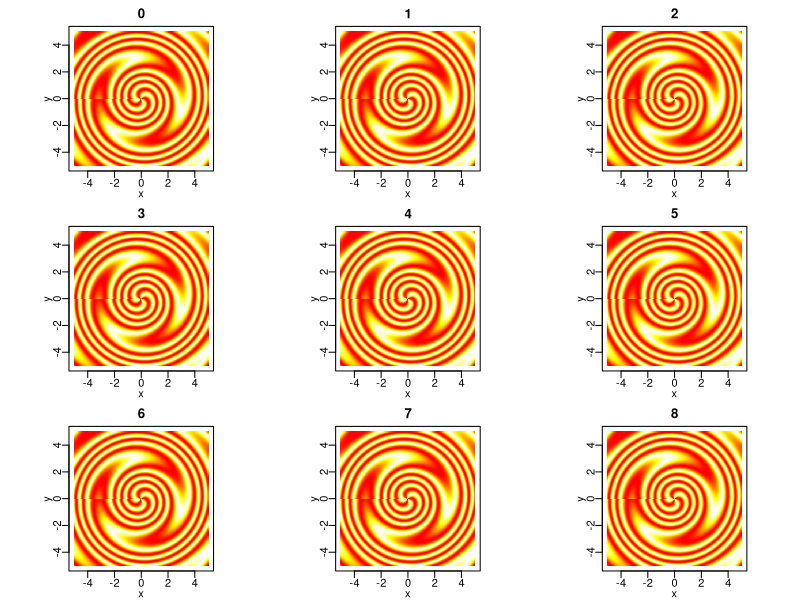
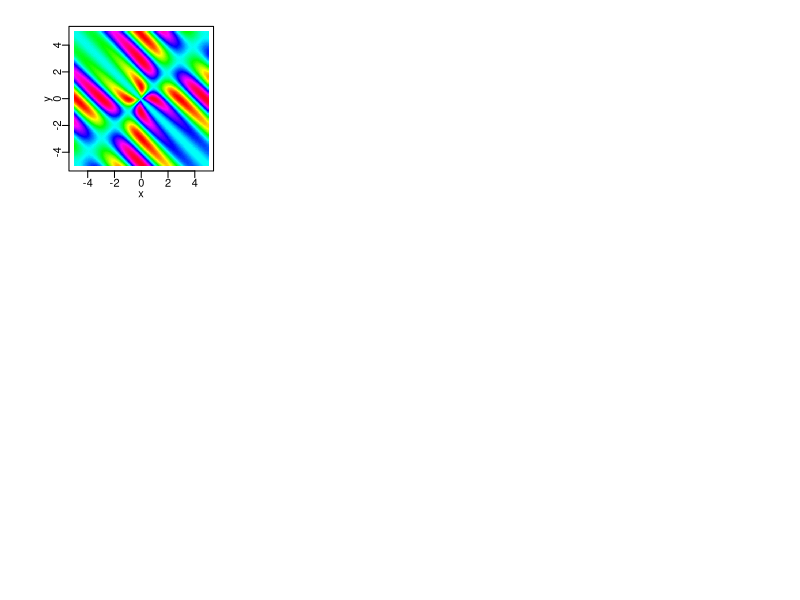

These figures' R source, in order:
par(mfrow=c(3,3))
k=12
for (n in 0:8) {
dz=.02
zbox=as.vector(unlist(outer(X = seq(-5,5,dz), Y = seq(-5,5,dz)*1i, FUN = "+")))
val=sin(k*cos(Mod(zbox))-pi*Arg(zbox))
col=(val-min(val))/(max(val)-min(val))*100+1
par(pty="s", mar=c(2.2,2.2,2,1), mgp=c(1.2,.4,.0))
plot(zbox, pch=".", col=heat.colors(max(col))[col], xlab = "x", ylab="y", main=n)
}


#butterfly
a=.618
dz=.02
zbox=as.vector(unlist(outer(X = seq(-5,5,dz), Y = seq(-5,5,dz)*1i, FUN = "+")))
val=(Re(zbox)^2-Im(zbox)^2)*sin((Re(zbox)+Im(zbox))/a)/Mod(zbox)^2
val[which(is.nan(val))]=0
col=(val-min(val))/(max(val)-min(val))*100+1
par(pty="s", mar=c(2.2,2.2,2,1), mgp=c(1.2,.4,.0))
plot(zbox, pch=".", col=rainbow(max(col))[col], xlab = "x", ylab="y")
